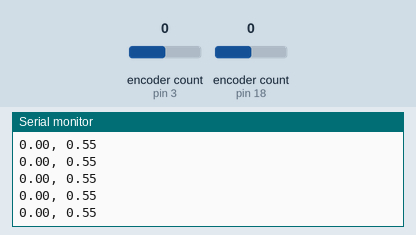
A sketch run on a simulated Arduino Uno, built with avr-gcc and run on an emulated ATmega328P. Parts: the last lines printed to the serial monitor. The test bench sets the inputs (shaded band); at power-on: encoder count (sensors on pin 3, pin 18) 0.

Above: at 1.2 s.
1.3 s: encoder count (sensor on pin 3) set to 1
At 1.34 s:
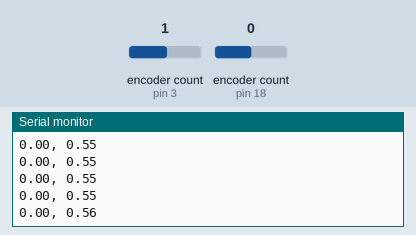
2.8 s: encoder count (sensor on pin 18) set to -1
At 2.89 s:
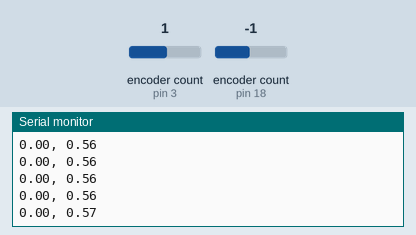
4.3 s: encoder count (sensor on pin 3) set to 5
At 4.33 s:
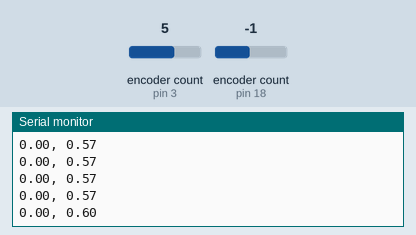
5.8 s: encoder count (sensor on pin 18) set to 0
At 5.88 s:
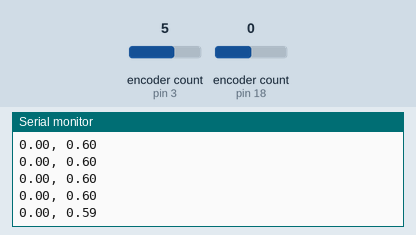
Timing chart, 0 to 8.3 s (numbered marks = the images above; inputs shaded):
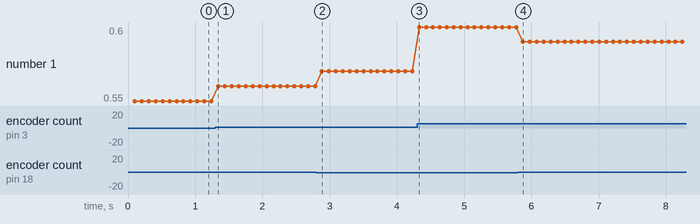

The sketch:

kinematics3.ino
```cpp
#include <Encoder.h>

// pin numbers
const byte encL1 = 2;
const byte encL2 = 3;
const byte encR1 = 18;
const byte encR2 = 19;

// initialize encoders
Encoder encL(encL2, encL1);
Encoder encR(encR1, encR2);

struct Pose
{
  float x;
  float y;
  float theta;
};

// the desired velocities
float angular_vel, linear_vel;
float* wheel_vels;
float* real_vels;

float test[] = {0.0, 0.0};
float* prop_error_old = test;
float test2[] = {0.0, 0.0};
float* integral_error_old = test2;
float* prop_error_new;
float* integral_error_new;
float* deriv_error;

float* gain;

struct Pose pose;

// robot values
float robot_r = 1.5;
float robot_b = 9.5;
int   robot_C = 12 * 298;

long unsigned currentTime;

void poseUpdate2(int NL, int NR, Pose& pose, float deltaT, int b, int r, int C)
{
  // get the real linear and angular velocities
  float v = (2*PI*r / C) * (NR + NL) / 2 / deltaT;
  float w = (2*PI*r / C) * (NR - NL) / b / deltaT;

  pose.theta = atan2(sin(pose.theta + w * deltaT), cos(pose.theta + w *deltaT));
  pose.x = pose.x + v * cos(pose.theta) * deltaT;
  pose.y = pose.y + v * sin(pose.theta) * deltaT;
}

float* getRealVelocities(int NL, int NR, int b, int r, int C, float deltaT)
{
  static float real_vels[2] = {0.0};
  // get the real linear and angular velocities
  real_vels[0] = (2*PI*r / C) * (NR + NL) / 2 / deltaT;
  real_vels[1] = (2*PI*r / C) * (NR - NL) / b / deltaT;
  return real_vels;
}

// converts linear and angular velocities to wheels angular velocities (slide 38)
float* cmd_vel2wheels(float v, float w, int b, int r)
{
    static float w_d[2] = {0.0};
    w_d[0] = (v - b/2. * w)/r;
    w_d[1] = (v + b/2. * w)/r;
    return w_d;
}

// calculate proportional error
float* getPropError(float w_d_l, float w_d_r, float w_l, float w_r)
{
  static float error[] = {0.0};
  error[0] = w_d_l - w_l;
  error[1] = w_d_r - w_r;
  return error;
}

float* getDerivError(float* prop_error_old, float* prop_error_new)
{
  static float deriv_error[] = {0.0};
  deriv_error[0] = prop_error_new[0] - prop_error_old[0];
  deriv_error[1] = prop_error_new[1] - prop_error_old[1];
  return deriv_error;
}

float* getIntegralError(float* integral_error_old, float* prop_error_new)
{
  static float integral_error[] = {0.0};
  integral_error[0] = integral_error_old[0] - prop_error_new[0];
  integral_error[1] = integral_error_old[1] - prop_error_new[1];
  return integral_error;
}

float* pid(float Kp, float Ki, float Kd, float* prop_error, float* deriv_error, float* integral_error, float deltaT)
{
  static float gain[] = {};
  gain[0] = Kp * prop_error[0] + Ki * integral_error[0] * deltaT + Kd * deriv_error[0] / deltaT;
  gain[1] = Kp * prop_error[1] + Ki * integral_error[1] * deltaT + Kd * deriv_error[1] / deltaT;
  return gain;
}
void setup() {
  // put your setup code here, to run once:
  Serial.begin(9600);
  currentTime = millis();

  // desired velocities
  linear_vel  = 0.1;
  angular_vel = 0.1;
  wheel_vels = cmd_vel2wheels(linear_vel, angular_vel, robot_b, robot_r);

  pose.x = 0.0;
  pose.y = 0.0;
  pose.theta = 0.0;
}

void loop() {
  while(millis() - currentTime > 100) // deltaT 100ms = 0.1s
  {
      long NL = encL.read();
      long NR = encR.read();
      poseUpdate2(NL, NR, pose, 0.1, robot_b, robot_r, robot_C);
      real_vels = getRealVelocities(NL, NR, robot_b, robot_r, robot_C, 0.1);
      prop_error_new = getPropError(wheel_vels[0], wheel_vels[1], real_vels[0], real_vels[1]);
      deriv_error = getDerivError(prop_error_old, prop_error_new);
      integral_error_new = getIntegralError(integral_error_old, prop_error_new);
      gain = pid(1, 0, 0, prop_error_new, deriv_error, integral_error_new, 0.1);
      Serial.print(gain[0]);
      Serial.print(", ");
      Serial.print(gain[1]);
      Serial.println();

      prop_error_old = prop_error_new;
      integral_error_old = integral_error_new;
      currentTime = millis();
  }
}
```

Measured:
- after the input at 1.3 s, the serial monitor: prints a new line at once (image 1)
- after the input at 2.8 s, the serial monitor: prints a new line after 0.09 s (image 2)
- after the input at 4.3 s, the serial monitor: prints a new line at once (image 3)
- after the input at 5.8 s, the serial monitor: prints a new line after 0.08 s (image 4)
- plotted number 1: 0.55 → 0.56 after the input at 1.3 s, 0.56 → 0.57 after the input at 2.8 s, 0.57 → 0.6 after the input at 4.3 s, 0.6 → 0.59 after the input at 5.8 s
